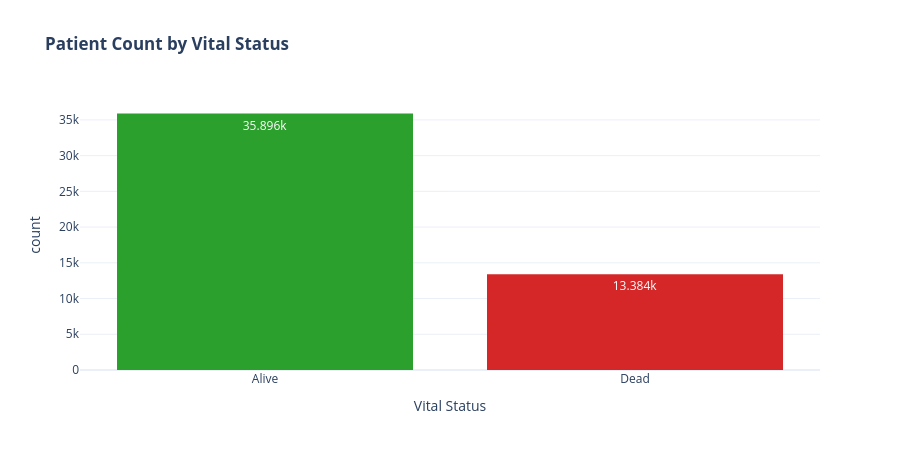
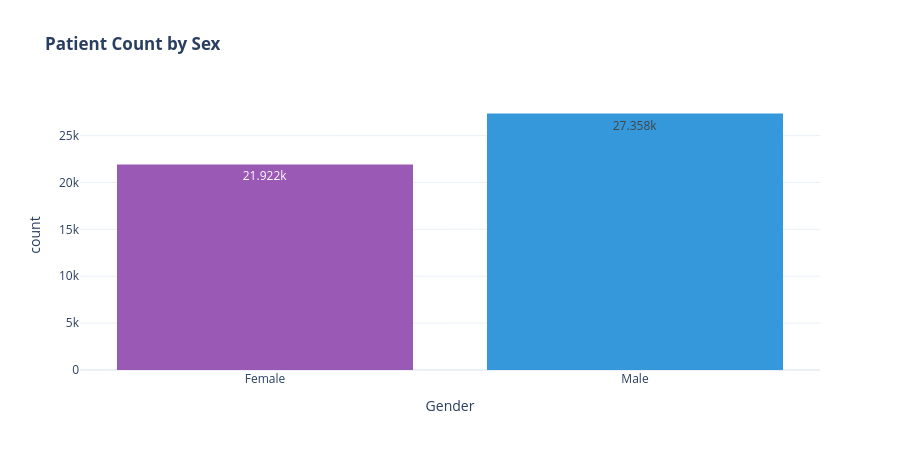

Notebook code for these charts, in order:
### Code cell
import plotly.express as px

# 1. Bar Chart لـ Vital Status
fig_vital = px.histogram(
    df_clean, 
    x='vital_status', 
    color='vital_status',
    title='<b>Patient Count by Vital Status</b>',
    labels={'vital_status': 'Vital Status'},
    color_discrete_map={'Alive': '#2ca02c', 'Dead': '#d62728'},
    text_auto=True
)
fig_vital.update_layout(template='plotly_white', showlegend=False, height=450)
fig_vital.show()

# 2. Bar Chart لـ Sex
fig_sex = px.histogram(
    df_clean, 
    x='Sex', 
    color='Sex',
    title='<b>Patient Count by Sex</b>',
    labels={'Sex': 'Gender'},
    color_discrete_sequence=['#9b59b6', '#3498db'],
    text_auto=True
)
fig_sex.update_layout(template='plotly_white', showlegend=False, height=450)
fig_sex.show()

### Figure 1 — Plotly figure (JSON) as saved in the notebook; plotly's stock layout.template omitted (floating-point values rounded to 4 significant figures; data arrays with more than 128 entries replaced by an {"elided": "..."} marker saying what was removed)
{"data": [{"bingroup": "x", "hovertemplate": "Vital Status=%{x}<br>count=%{y}<extra></extra>", "legendgroup": "Alive", "marker": {"color": "#2ca02c", "pattern": {"shape": ""}}, "name": "Alive", "orientation": "v", "showlegend": true, "texttemplate": "%{value}", "type": "histogram", "x": {"elided": "35896 str values"}, "xaxis": "x", "yaxis": "y"}, {"bingroup": "x", "hovertemplate": "Vital Status=%{x}<br>count=%{y}<extra></extra>", "legendgroup": "Dead", "marker": {"color": "#d62728", "pattern": {"shape": ""}}, "name": "Dead", "orientation": "v", "showlegend": true, "texttemplate": "%{value}", "type": "histogram", "x": {"elided": "13384 str values"}, "xaxis": "x", "yaxis": "y"}], "layout": {"barmode": "relative", "height": 450, "legend": {"title": {"text": "Vital Status"}, "tracegroupgap": 0}, "showlegend": false, "title": {"text": "<b>Patient Count by Vital Status</b>"}, "xaxis": {"anchor": "y", "categoryarray": ["Alive", "Dead"], "categoryorder": "array", "domain": [0, 1], "title": {"text": "Vital Status"}}, "yaxis": {"anchor": "x", "domain": [0, 1], "title": {"text": "count"}}}}

### Figure 2 — Plotly figure (JSON) as saved in the notebook; plotly's stock layout.template omitted (floating-point values rounded to 4 significant figures; data arrays with more than 128 entries replaced by an {"elided": "..."} marker saying what was removed)
{"data": [{"bingroup": "x", "hovertemplate": "Gender=%{x}<br>count=%{y}<extra></extra>", "legendgroup": "Female", "marker": {"color": "#9b59b6", "pattern": {"shape": ""}}, "name": "Female", "orientation": "v", "showlegend": true, "texttemplate": "%{value}", "type": "histogram", "x": {"elided": "21922 str values"}, "xaxis": "x", "yaxis": "y"}, {"bingroup": "x", "hovertemplate": "Gender=%{x}<br>count=%{y}<extra></extra>", "legendgroup": "Male", "marker": {"color": "#3498db", "pattern": {"shape": ""}}, "name": "Male", "orientation": "v", "showlegend": true, "texttemplate": "%{value}", "type": "histogram", "x": {"elided": "27358 str values"}, "xaxis": "x", "yaxis": "y"}], "layout": {"barmode": "relative", "height": 450, "legend": {"title": {"text": "Gender"}, "tracegroupgap": 0}, "showlegend": false, "title": {"text": "<b>Patient Count by Sex</b>"}, "xaxis": {"anchor": "y", "categoryarray": ["Female", "Male"], "categoryorder": "array", "domain": [0, 1], "title": {"text": "Gender"}}, "yaxis": {"anchor": "x", "domain": [0, 1], "title": {"text": "count"}}}}
